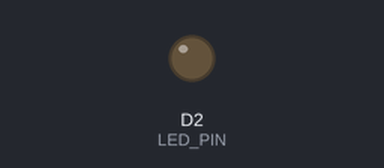
Recording of a sketch running on a simulated ESP8266 (NodeMCU). On the bench: output pins drawn as LEDs (lit = HIGH).

Above: at 0.5 s.
At 5.0 s:
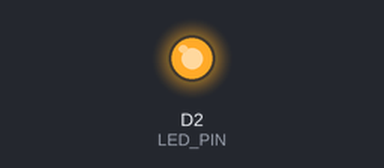
Timing chart, 0 to 6.9 s (numbered marks = the images above):
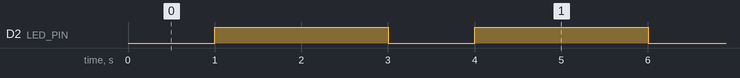

The sketch:

Blin_LED_D2.ino
```cpp
// Note that this sketch uses LED PIn D2(GPIO4)
#define LED_PIN D2 //GPIO 4

void setup() {
  pinMode(LED_PIN, OUTPUT);     // Initialize the LED_BUILTIN pin as an output
}

// the loop function runs over and over again forever
void loop() {
  digitalWrite(LED_PIN, LOW);   // Turn the LED on (Note that LOW is the voltage level
  delay(1000);                      // Wait for a second
  digitalWrite(LED_PIN, HIGH);  // Turn the LED off by making the voltage HIGH
  delay(2000);                      // Wait for two seconds (to demonstrate the active low LED)
}
```

Measured:
- by itself, D2 (LED_PIN): alternates HIGH for 2.0 s and LOW for 1.0 s
